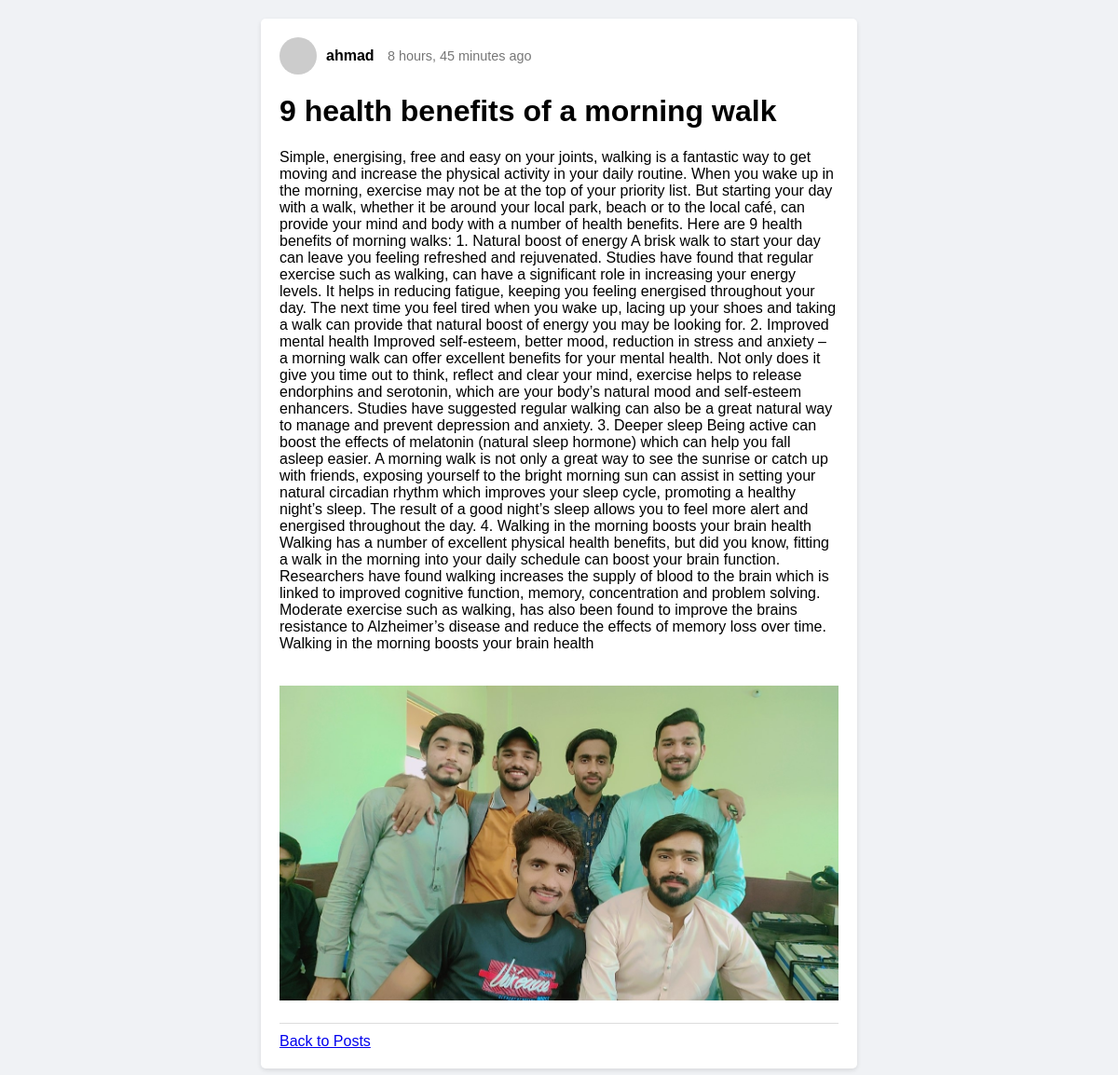
/post/open/4/, run on the app's committed database.
### post/models.py (models this page shows, shortened)
class Post(models.Model):
    author = models.ForeignKey(User, on_delete=models.CASCADE, related_name='posts')
    title = models.CharField(max_length=200)
    content = models.TextField()
    image = models.ImageField(upload_to='post_images/', blank=True, null=True)
    created_at = models.DateTimeField(auto_now_add=True)
    updated_at = models.DateTimeField(auto_now=True)
    class Meta:
        ordering = ['-created_at']

### post/views.py (the view)
# urls.py: path('open/<int:id>/', views.post_open_view, name='open'),
def post_open_view(request, id):
    post = Post.objects.get(id=id)
    return render(request, 'post/PostDetail.html', {'post':post})

### post/templates/post/PostDetail.html (shortened to what this page needs)
<!DOCTYPE html>
<html lang="en">
<head>
</head>
<body>
<div class="container">
    <div class="post-header">
        <img src="https://via.placeholder.com/40" alt="User Image">
        <div>
            <span class="user-name">{{ post.author.username }}</span>
            <span class="timestamp">{{ post.created_at|timesince }} ago</span>
        </div>
    </div>
    <h1>{{ post.title }}</h1>
    <div class="post-content">
        <p>{{ post.content }}</p>
        {% if post.image %}
            <img src="{{ post.image.url }}" alt="{{ post.title }}" style="max-width: 100%; margin-top: 20px;">
        {% endif %}
    </div>
    <div class="post-footer">
        <a href="{% url 'post-list' %}">Back to Posts</a>
    </div>
</div>
</body>
</html>

### post/templates/post/PostDetail.html (style rules this page uses)
body { font-family: Arial, sans-serif; background-color: #f0f2f5; margin: 20px; }
.container { max-width: 600px; margin: 0 auto; background-color: white; padding: 20px; border-radius: 5px; box-shadow: 0 2px 5px rgba(0,0,0,0.1); }
.post-header { display: flex; align-items: center; margin-bottom: 15px; }
.post-header img { border-radius: 50%; width: 40px; height: 40px; margin-right: 10px; }
.post-header .user-name { font-weight: bold; }
.post-header .timestamp { color: #777; font-size: 0.9em; margin-left: 10px; }
.post-content { margin-top: 20px; }
.post-footer { margin-top: 20px; border-top: 1px solid #ddd; padding-top: 10px; }

### data on the page
Post: author.username "ahmad", created_at "8 hours, 45 minutes", title "9 health benefits of a morning walk", content "Simple, energising, free and easy on your joints, walking is a fantastic way to get moving and increase the physical activity in your daily routine. When you wake up in the morning, exercise may not be at the top of your priority list. But starting your day with a walk, whether it be around your local park, beach or to the local café, can provide your mind and body with a number of health benefits. Here are 9 health benefits of morning walks: 1. Natural boost of energy A brisk walk to start your day can leave you feeling refreshed and rejuvenated. Studies have found that regular exercise such as walking, can have a significant role in increasing your energy levels. It helps in reducing…", image (picture)
